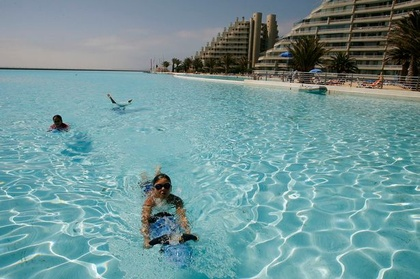
%> input picture EEEM071_labcode_weeks2-4/EEEM071/composite/pool.jpg, 420 x 279 px, shrunk from 615 x 409 before the run
$ octave ipv_poisson_composite_demo.m   (GNU Octave 9; MATLAB toolbox functions it lacks are replaced by stand-ins)
%> lines starting %> are read from the running program, lines starting %| are printed output that depends on the picture
### EEEM071_labcode_weeks2-4/EEEM071/composite/ipv_poisson_composite.m
%% EEEM010 - Image Processing and Vision (eem.ipv)
%%
%% ipv_poisson_composite.m
%% Demonstration of Poisson image in-painting using Laplacian smoothness
%% constraint.  Works over greyscale and RGB images.
%%
%% Usage:  ipv_poisson_composite(img_in, img_ins, mask, offset)
%%
%% IN:  img_in  -  The source image in double format (RGB or greyscale)
%%      img_ins -  The image to be compositing into the source image
%%      mask    -  Binary mask of region within img_ins to be composited
%%      offset  -  Where to position img_ins inside img_in, specifically
%%                 image top-left is positioned at these coordinates
%%
%% OUT: img_out -  The composited image.
%%
%% (c) John Collomosse 2015  (J.Collomosse@surrey.ac.uk)
%% Centre for Vision Speech and Signal Processing (CVSSP)
%% University of Surrey, United Kingdom

function out=ipv_poisson_composite(img,ins,mask,P)

K=[0 1 0 ; 1 -4 1 ; 0 1 0];
for z=1:size(ins,3)
    divins(:,:,z)=conv2(ins(:,:,z),K,'same');
end

M=zeros(size(img,1),size(img,2));
MH=size(mask,1);
MW=size(mask,2);
M(P(2):(P(2)+MH-1),P(1):(P(1)+MW-1))=mask;

H=size(img,1);
W=size(img,2);

Npix=W*H;
A=speye(Npix,Npix);
for z=1:size(img,3)
    X(:,z)=reshape(img(:,:,z)',[],1);
end

[y x]=find(M);
for n=1:length(x)
    if mod(round((100*n)/length(x)),10)==0
        fprintf('%d%%\n',round((n*100)/length(x)));
    end
    row=x(n)+((y(n)-1)*W);
    A(row,row)=-4;
    A(row,row-1)=1;
    A(row,row+1)=1;
    A(row,row-W)=1;
    A(row,row+W)=1;
    %X(row,1)=0;
    srcpix=[x(n);y(n)]-P;
    for z=1:size(img,3)
%        if srcpix(1)>0 & srcpix(2)>0 & srcpix(2)<=size(srcpix,1) & srcpix(1)<=size(srcpix,2)
            X(row,z)=divins(srcpix(2),srcpix(1),z);
%        end
    end
end


for chan=1:size(img,3)
    b=full(A\(X(:,chan)));
    out(:,:,chan)=reshape(b,W,H)';
end

### EEEM071_labcode_weeks2-4/EEEM071/composite/ipv_poisson_composite_demo.m
%% EEEM010 - Image Processing and Vision (eem.ipv)
%%
%% ipv_poisson_composite_demo.m
%% Demonstration of Gradient Domain (Poisson) compositing
%% Works over greyscale and RGB images.  Calls ipv_poisson_composite for
%% heavy lifting.
%%
%% Usage:  ipv_poisson_composite_demo
%%
%% IN:  N/A - filenames hardcoded please edit to experiment
%%
%% OUT: N/A
%%
%% (c) John Collomosse 2015  (J.Collomosse@surrey.ac.uk)
%% Centre for Vision Speech and Signal Processing (CVSSP)
%% University of Surrey, United Kingdom

close all
clear all

BG_IMAGE=double(imread('pool.jpg'))./255;
FG_IMAGE=double(imread('dog.jpg'))./255;
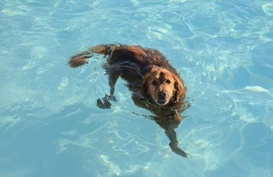
%> input picture EEEM071_labcode_weeks2-4/EEEM071/composite/dog.jpg, 273 x 177 px, shrunk from 400 x 259 before the run
FG_MASK=double(imread('dogmask.png'))./255;
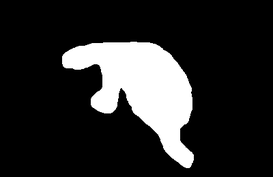
%> input picture EEEM071_labcode_weeks2-4/EEEM071/composite/dogmask.png, 273 x 177 px, shrunk from 400 x 259 before the run
%> FG_MASK: size 177x273 double; min 0, max 1, mean 0.165


%Offset dog from bottom-right
P=[(size(BG_IMAGE,2) - size(FG_IMAGE,2) -1);
    (size(BG_IMAGE,1) - size(FG_IMAGE,1) -1);]
%> P = [146; 101]

out=ipv_poisson_composite(BG_IMAGE,FG_IMAGE,FG_MASK,P);
%> after the loop in ipv_poisson_composite, `for z=1:size(ins,3)`:
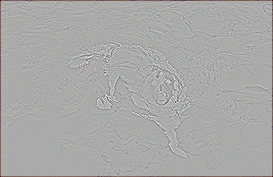
%> divins: size 177x273x3 double; mean R, G, B -0.00918, -0.0135, -0.0145; drawn with min black and max white
%> in ipv_poisson_composite, `M(P(2):(P(2)+MH-1),P(1):(P(1)+MW-1))=mask;`:
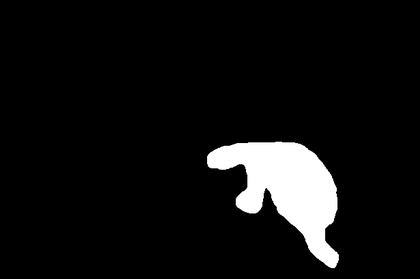
%> M: size 279x420 double; min 0, max 1, mean 0.0679
%> in ipv_poisson_composite, `[y x]=find(M);`: y = 8766 values from 140 to 271; x = 8766 values from 206 to 341
%> the loop in ipv_poisson_composite, `for n=1:length(x)` made 8766 passes
%> (row, srcpix) on passes 1 to 3: (64886, [60; 54]), (65306, [60; 55]), (65726, [60; 56])
%| 0%
%| 0%
%| 0%
%| 0%
%| 0%
%| 0%
%| 0%
%| 0%
%> (further printed lines are left out)
%> after the loop in ipv_poisson_composite, `for chan=1:size(img,3)`:
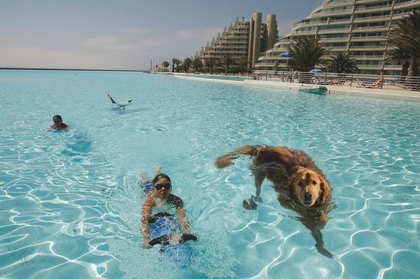
%> out: size 279x420x3 double; mean R, G, B 0.431, 0.565, 0.57; drawn with min black and max white

imshow(out);
